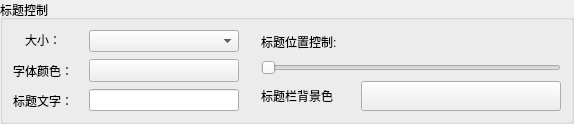
             <widget class="QGroupBox" name="groupBox_2">
              <property name="title">
               <string>标题控制</string>
              </property>
              <layout class="QHBoxLayout" name="horizontalLayout_25">
               <property name="spacing">
                <number>12</number>
               </property>
               <property name="leftMargin">
                <number>5</number>
               </property>
               <property name="topMargin">
                <number>5</number>
               </property>
               <property name="rightMargin">
                <number>5</number>
               </property>
               <property name="bottomMargin">
                <number>5</number>
               </property>
               <item>
                <widget class="QWidget" name="widget_44" native="true">
                 <layout class="QHBoxLayout" name="horizontalLayout_5" stretch="3,1">
                  <property name="leftMargin">
                   <number>0</number>
                  </property>
                  <property name="topMargin">
                   <number>0</number>
                  </property>
                  <property name="rightMargin">
                   <number>0</number>
                  </property>
                  <property name="bottomMargin">
                   <number>0</number>
                  </property>
                  <item>
                   <widget class="QWidget" name="widget_12" native="true">
                    <layout class="QVBoxLayout" name="verticalLayout_21">
                     <property name="spacing">
                      <number>0</number>
                     </property>
                     <property name="leftMargin">
                      <number>0</number>
                     </property>
                     <property name="topMargin">
                      <number>0</number>
                     </property>
                     <property name="rightMargin">
                      <number>0</number>
                     </property>
                     <property name="bottomMargin">
                      <number>0</number>
                     </property>
                     <item>
                      <widget class="QLabel" name="label_5">
                       <property name="maximumSize">
                        <size>
                         <width>999</width>
                         <height>16777215</height>
                        </size>
                       </property>
                       <property name="text">
                        <string>大小：</string>
                       </property>
                       <property name="alignment">
                        <set>Qt::AlignCenter</set>
                       </property>
                      </widget>
                     </item>
                     <item>
                      <widget class="QLabel" name="label_6">
                       <property name="text">
                        <string>字体颜色：</string>
                       </property>
                       <property name="alignment">
                        <set>Qt::AlignCenter</set>
                       </property>
                      </widget>
                     </item>
                     <item>
                      <widget class="QLabel" name="label_11">
                       <property name="minimumSize">
                        <size>
                         <width>70</width>
                         <height>0</height>
                        </size>
                       </property>
                       <property name="maximumSize">
                        <size>
                         <width>999</width>
                         <height>16777215</height>
                        </size>
                       </property>
                       <property name="text">
                        <string>标题文字：</string>
                       </property>
                       <property name="alignment">
                        <set>Qt::AlignCenter</set>
                       </property>
                      </widget>
                     </item>
                    </layout>
                   </widget>
                  </item>
                  <item>
                   <widget class="QWidget" name="widget_42" native="true">
                    <layout class="QVBoxLayout" name="verticalLayout_22">
                     <property name="spacing">
                      <number>7</number>
                     </property>
                     <property name="leftMargin">
                      <number>5</number>
                     </property>
                     <property name="topMargin">
                      <number>5</number>
                     </property>
                     <property name="rightMargin">
                      <number>5</number>
                     </property>
                     <property name="bottomMargin">
                      <number>5</number>
                     </property>
                     <item>
                      <widget class="QWidget" name="widget_47" native="true">
                       <layout class="QHBoxLayout" name="horizontalLayout_6">
                        <property name="spacing">
                         <number>0</number>
                        </property>
                        <property name="leftMargin">
                         <number>0</number>
                        </property>
                        <property name="topMargin">
                         <number>0</number>
                        </property>
                        <property name="rightMargin">
                         <number>0</number>
                        </property>
                        <property name="bottomMargin">
                         <number>0</number>
                        </property>
                        <item>
                         <widget class="QComboBox" name="comboBox_5">
                          <property name="maximumSize">
                           <size>
                            <width>999</width>
                            <height>16777215</height>
                           </size>
                          </property>
                         </widget>
                        </item>
                       </layout>
                      </widget>
                     </item>
                     <item>
                      <widget class="QWidget" name="widget_48" native="true">
                       <layout class="QHBoxLayout" name="horizontalLayout_7">
                        <property name="spacing">
                         <number>0</number>
                        </property>
                        <property name="leftMargin">
                         <number>0</number>
                        </property>
                        <property name="topMargin">
                         <number>0</number>
                        </property>
                        <property name="rightMargin">
                         <number>0</number>
                        </property>
                        <property name="bottomMargin">
                         <number>0</number>
                        </property>
                        <item>
                         <widget class="QToolButton" name="toolButton_2">
                          <property name="minimumSize">
                           <size>
                            <width>150</width>
                            <height>20</height>
                           </size>
                          </property>
                          <property name="maximumSize">
                           <size>
                            <width>999</width>
                            <height>16777215</height>
                           </size>
                          </property>
                          <property name="text">
                           <string/>
                          </property>
                         </widget>
                        </item>
                       </layout>
                      </widget>
                     </item>
                     <item>
                      <widget class="QWidget" name="widget_49" native="true">
                       <layout class="QVBoxLayout" name="verticalLayout_4">
                        <property name="spacing">
                         <number>0</number>
                        </property>
                        <property name="leftMargin">
                         <number>0</number>
                        </property>
                        <property name="topMargin">
                         <number>0</number>
                        </property>
                        <property name="rightMargin">
                         <number>0</number>
                        </property>
                        <property name="bottomMargin">
                         <number>0</number>
                        </property>
                        <item>
                         <widget class="QLineEdit" name="lineEdit_9">
                          <property name="maximumSize">
                           <size>
                            <width>999</width>
                            <height>16777215</height>
                           </size>
                          </property>
                         </widget>
                        </item>
                       </layout>
                      </widget>
                     </item>
                    </layout>
                   </widget>
                  </item>
                 </layout>
                </widget>
               </item>
               <item>
                <widget class="QWidget" name="widget_19" native="true">
                 <layout class="QVBoxLayout" name="verticalLayout_11">
                  <property name="leftMargin">
                   <number>5</number>
                  </property>
                  <property name="topMargin">
                   <number>5</number>
                  </property>
                  <property name="rightMargin">
                   <number>5</number>
                  </property>
                  <property name="bottomMargin">
                   <number>5</number>
                  </property>
                  <item>
                   <widget class="QLabel" name="label_22">
                    <property name="text">
                     <string>标题位置控制:</string>
                    </property>
                   </widget>
                  </item>
                  <item>
                   <widget class="QSlider" name="horizontalSlider">
                    <property name="minimumSize">
                     <size>
                      <width>300</width>
                      <height>0</height>
                     </size>
                    </property>
                    <property name="orientation">
                     <enum>Qt::Horizontal</enum>
                    </property>
                   </widget>
                  </item>
                  <item>
                   <widget class="QWidget" name="widget_20" native="true">
                    <layout class="QHBoxLayout" name="horizontalLayout_23">
                     <property name="leftMargin">
                      <number>0</number>
                     </property>
                     <property name="topMargin">
                      <number>0</number>
                     </property>
                     <property name="rightMargin">
                      <number>0</number>
                     </property>
                     <property name="bottomMargin">
                      <number>0</number>
                     </property>
                     <item>
                      <widget class="QLabel" name="label_13">
                       <property name="minimumSize">
                        <size>
                         <width>0</width>
                         <height>20</height>
                        </size>
                       </property>
                       <property name="text">
                        <string>标题栏背景色</string>
                       </property>
                      </widget>
                     </item>
                     <item>
                      <widget class="QToolButton" name="toolButton_5">
                       <property name="minimumSize">
                        <size>
                         <width>200</width>
                         <height>30</height>
                        </size>
                       </property>
                       <property name="text">
                        <string/>
                       </property>
                      </widget>
                     </item>
                    </layout>
                   </widget>
                  </item>
                 </layout>
                </widget>
               </item>
              </layout>
             </widget>
